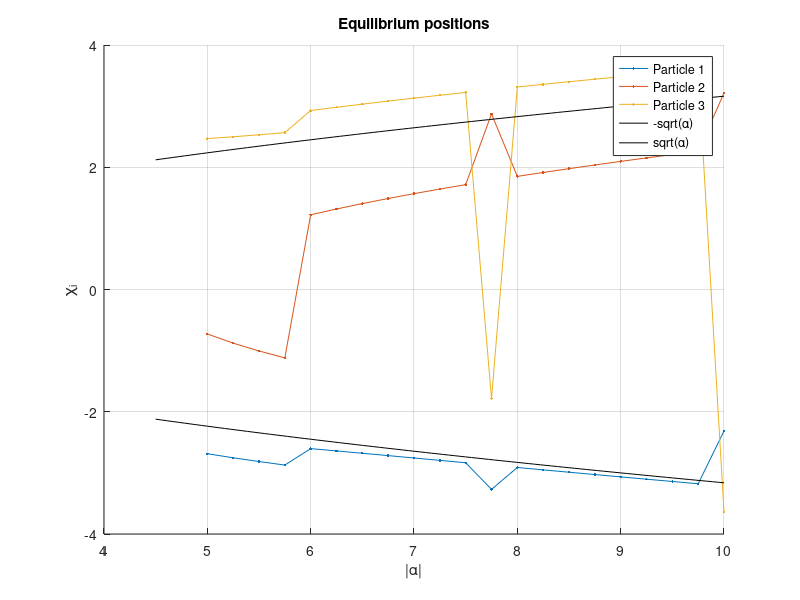

Write MATLAB code to recreate this figure. (Note: this script raises an error after producing the figure.)
clc
clear all

FS = 1;     %figure switch 0 - figures off; 1 - figures on

% Initialize the problem
    % Get particle number, physical constants, R values,
NoP = 3;    %Number of Particles

%The alpha values:
alpha_jumps = 0.25;
alphavals       = 5 : alpha_jumps : 10;

eta = 20;                   % Dimensionless coulomb interaction strength
Nt  = 200;                  % Number of points in the trajectories
z   = linspace(-1, 1, Nt);  % Time variable
dz  = z(2) - z(1);          % Difference between two time steps


disp(['Number of Particles:                     ' num2str(NoP)])
disp(['dalpha:                                  ' num2str(alpha_jumps)])
disp(['\alpha_min: ' num2str(alphavals(1)) ', \alpha_max: ' num2str(alphavals(end))])
disp(['Number of points in one trajectory:      ' num2str(Nt)])
disp(['dz:                                      ' num2str(dz)])
disp(['Dimless Coulomb interaction parameter:   ' num2str(eta)])

% Equilibrium positions

EqPos = [];

for a = 1:length(alphavals)
    Potential = @(x) 0.25 * (x(1)^2 - alphavals(a))^2 + 0.25 * (x(2)^2 - alphavals(a))^2 + 0.25 * (x(3)^2 - alphavals(a))^2 + eta/abs(x(1) - x(2)) + eta/abs(x(1) - x(3)) + eta/abs(x(2) - x(3));

    options = optimset('TolFun', 1e-12, 'TolX', 1e-12, 'MaxFunEvals', 10^8, 'MaxIter', 10^8);
    x_start = [-sqrt(a)-1 -1 sqrt(a)];
    [x0, fval0] = fminsearch(Potential, x_start, options);
    EqPos(:, a) = x0;
    FuncVal = fval0;
end

if FS
    figure(1)
    clf(figure(1))
    hold on
    title('Equilibrium positions')
    xlabel('|\alpha|')
    ylabel('\chi_i')
    for i = 1:NoP
        plot(alphavals, EqPos(i, :), '.-', 'DisplayName', ['Particle ' num2str(i)])
    end
    y = linspace(4.5, max(alphavals));
    plot(y, -sqrt(y), 'k', 'DisplayName', '-sqrt(\alpha)')
    plot(y, sqrt(y), 'k', 'DisplayName', 'sqrt(\alpha)')
    legend
    grid on
    hold off
end

disp('Equilibrium positions calculated. --------------------------------------')

% Caclculate Trajectories -- Simulated Annealing

%R = linspace(2, 0.3, length(alphavals));   % 1 - 17
R = linspace(4, 0.8, length(alphavals));      % 18 - end
Exclude = 0.2;
for state = 1:length(alphavals)
    tic
    r       = R(state);   % Time scaling parameter
    alpha   = alphavals(state); %Specific state's alpha value

    iter = 4 * 10^6;    %# of iterations for one specific alpha

    for q = 1:NoP
        p_in(q)     = EqPos(q, state); 
        p_out(q)    = -EqPos(NoP - q + 1, state);
    end

    % Initializing the starting positions & determining the energy shift:
    [Position, Shift]   = InitPos3Particle(NoP, Nt, p_in, p_out, eta, alpha);
    CurrentAction       = ActionCalc(Position, r, alpha, eta, NoP, Nt, z, dz, Shift);

    % Simulated temperature & Sigma (variance)
    T_init = 20;
    T = T_init * exp(-(linspace(0,30,iter)));
    %T = [T linspace(T(end), 10^-16, iter/2)];

    sigma = 0.5 * sqrt(T);

    % Keeping track of the discarded moves & Energy/iteration:
    discarded = zeros(iter,1);
    Energy = zeros(iter,1);

    disp(["\alpha = " num2str(alpha)])
    disp("E_0 = " + num2str(CurrentAction, 15))
    disp("Shift = " + num2str(Shift))

    % SIMULATED ANNEALING PART:
    for i = 1:iter
        pos_new     = HibridStep3Part(Position, alpha, eta, NoP, Nt, sigma(i), Exclude, p_in, p_out, z);
        E_new       = ActionCalc(pos_new, r, alpha, eta, NoP, Nt, z, dz, Shift);
        E_diff      = CurrentAction - E_new;

        if E_diff > 0
            Position        = pos_new;
            CurrentAction   = E_new;
        elseif rand() <= exp(E_diff/T(i))
            Position        = pos_new;
            CurrentAction   = E_new;
        else
            discarded(i) = i;
        end

        Energy(i) = CurrentAction;

        if rem(i,20000) == 0
            figure(2)
            clf(figure(2))
            hold on
            plot(z, Position(1, :))
            plot(z, Position(2, :))
            plot(z, Position(3, :))
            plot(0.01 * 0.25 * (linspace(-6, 6, 100).^2 - alpha).^2 - 1, linspace(-5, 5, 100))
            xlim([-1 1])
            yline([p_in(1) p_in(2) p_in(3)])
            yline([p_out(1) p_out(2) p_out(3)])
            xline([1-Exclude (-1 + Exclude)])
            grid on
            hold off
            disp("iter= " + num2str(i) + "   "+ "E_0= " + num2str(CurrentAction, 10) + ' -- ' + num2str(round(i/iter * 100, 3)) + '%')
        end 

    end
    Action(2, state) = Energy(end);
    NameString = ['New_Traj_3p_' num2str(state)];
    save(NameString, 'Position')
    toc

    tic
    for ParticleIdx = 1:3
        iter2 = 10^6;
        T_init = 10^-5;
        T = T_init * exp(-(linspace(0,30,iter2)));
        sigma2 = 0.05 * sqrt(T);

        for IterIdx = 1:iter2
            pos_new     = OneParticleStep(Position, ParticleIdx, sigma2(IterIdx), Nt);
            E_new       = ActionCalc(pos_new, r, alpha, eta, NoP, Nt, z, dz, Shift);
            E_diff      = CurrentAction - E_new;

            if E_diff > 0
                Position        = pos_new;
                CurrentAction   = E_new;
            elseif rand() <= exp(E_diff/(0.2 * T(IterIdx)))
                Position        = pos_new;
                CurrentAction   = E_new;
            else
                discarded(end + 1) = IterIdx;
            end

            if rem(IterIdx, 20000) == 0
                figure(2)
                clf(figure(2))
                hold on
                plot(z, Position(1, :))
                plot(z, Position(2, :))
                plot(z, Position(3, :))
                plot(0.01 * 0.25 * (linspace(-6, 6, 100).^2 - alpha).^2 - 1, linspace(-5, 5, 100))
                xlim([-1 1])
                yline([p_in(1) p_in(2) p_in(3)])
                yline([p_out(1) p_out(2) p_out(3)])
                xline([1-Exclude (-1 + Exclude)])
                grid on
                hold off
                disp("iter= " + num2str(IterIdx) + "   "+ "E_0= " + num2str(CurrentAction, 10))
            end
        end

    end
    toc
end





